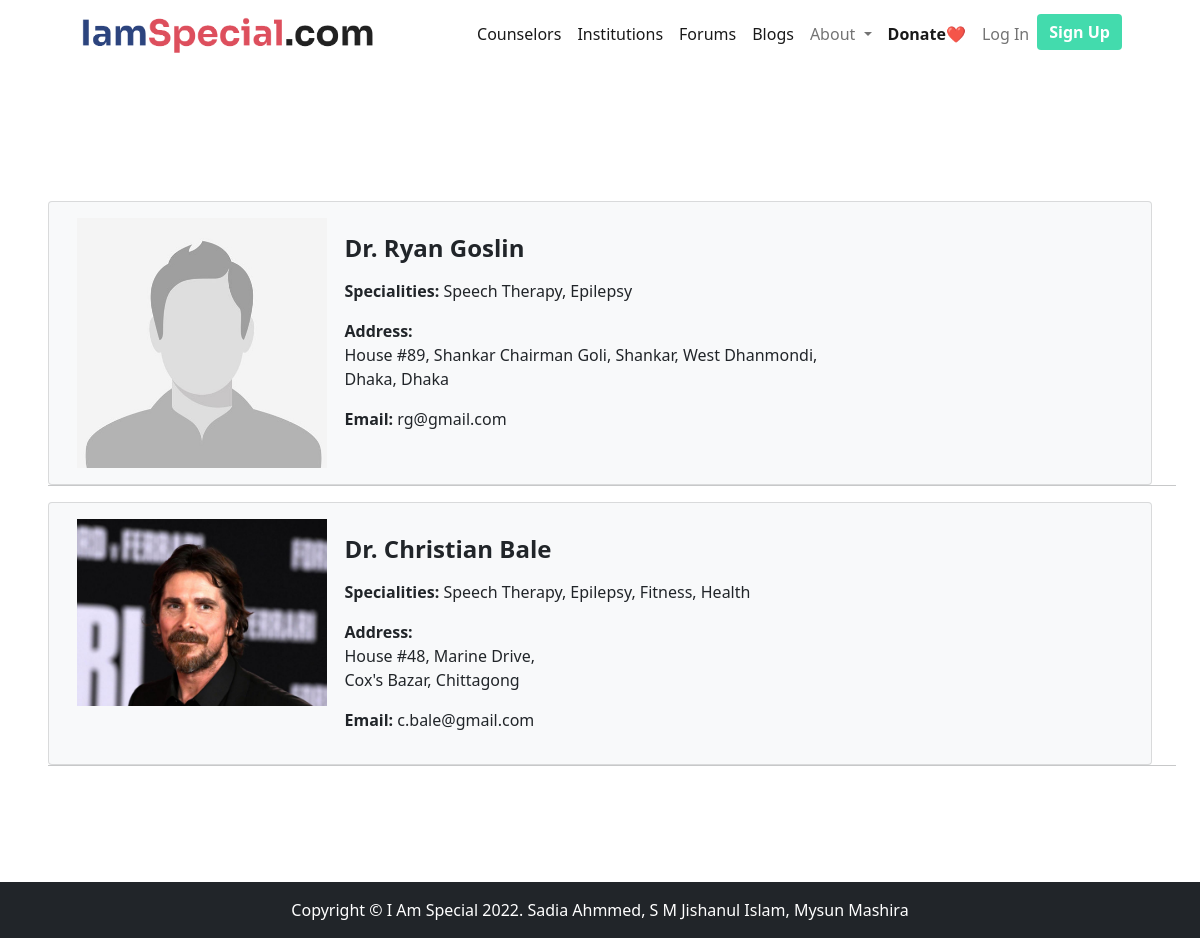
Screenshot of /counselor-list.php with the database file from the repository.
### tables this page shows
CREATE TABLE `users` (
  `id` int(11) NOT NULL,
  `first_name` varchar(255) NOT NULL,
  `last_name` varchar(255) NOT NULL,
  `username` varchar(255) NOT NULL,
  `password` varchar(255) NOT NULL,
  `email` varchar(255) NOT NULL,
  `phone` varchar(255) NOT NULL DEFAULT '12345678911',
  `role` int(11) DEFAULT 3,
  `verified` enum('T','F') DEFAULT 'F',
  `avatar` text,
  `area` varchar(255) NOT NULL,
  `city` varchar(255) NOT NULL,
  `state` varchar(255) NOT NULL,
  `speciality` varchar(255) DEFAULT NULL,
  `randSalt` varchar(255) DEFAULT '$2y$10$verycrazystring1234567'
);

### counselor-list.php (the view, shortened to what this page needs)
<?php include "includes/components/header.php" ?>
<?php include "includes/components/navbar.php" ?>
<section style="margin: 5%;" class="pt-4">
    <br>
    <br>
    <div class="row">
        <?php
        $sql = "SELECT DISTINCT * FROM users WHERE role=2 AND verified='T'";
        $res = mysqli_query($connection, $sql) or die("Failed " . mysqli_error($connection));
        if ($res) {
            while ($row = mysqli_fetch_assoc($res)) {
                echo "
                    <div class='card bg-light'>
                        <div class='card-body'>
                            <div class='row'>
                                <div class='col-xl-3 col-md-6'>
                                    <img src='images/avatars/{$row['avatar']}?1234324' width=250px/>
                                </div>
                                <div class='col-xl-6 col-md-4'>
                                    <p><h4><strong>Dr. {$row['first_name']} {$row['last_name']}</strong></h4></p>
                                    <p><strong>Specialities:</strong> {$row['speciality']}</p>
                                    <p><strong>Address:</strong><br> {$row['area']}, <br>{$row['city']}, {$row['state']}</p>
                                    <p><strong>Email:</strong> {$row['email']}</p>
                                </div>
                                <div style='text-align: center; align-items: center; justify-content: center; line-height: 200px; height: 200px;' class='col-xl-2 col-md-4'>
                                    " .
                    getView($row)
                    . "
                                </div>
                            </div>
                        </div>
                    </div>
                    <br>
                    <hr>
                    <br>
                    ";
            }
        }
        ?>
    </div>
</section>
<?php include "includes/components/footer.php" ?>

### rows the page displays
users: avatar (picture), first_name "Ryan", last_name "Goslin", speciality "Speech Therapy, Epilepsy", area "House #89, Shankar Chairman Goli, Shankar, West Dhanmondi", city "Dhaka", state "Dhaka", email "rg@gmail.com"
users: avatar (picture), first_name "Christian", last_name "Bale", speciality "Speech Therapy, Epilepsy, Fitness, Health", area "House #48, Marine Drive", city "Cox's Bazar", state "Chittagong", email "c.bale@gmail.com"
